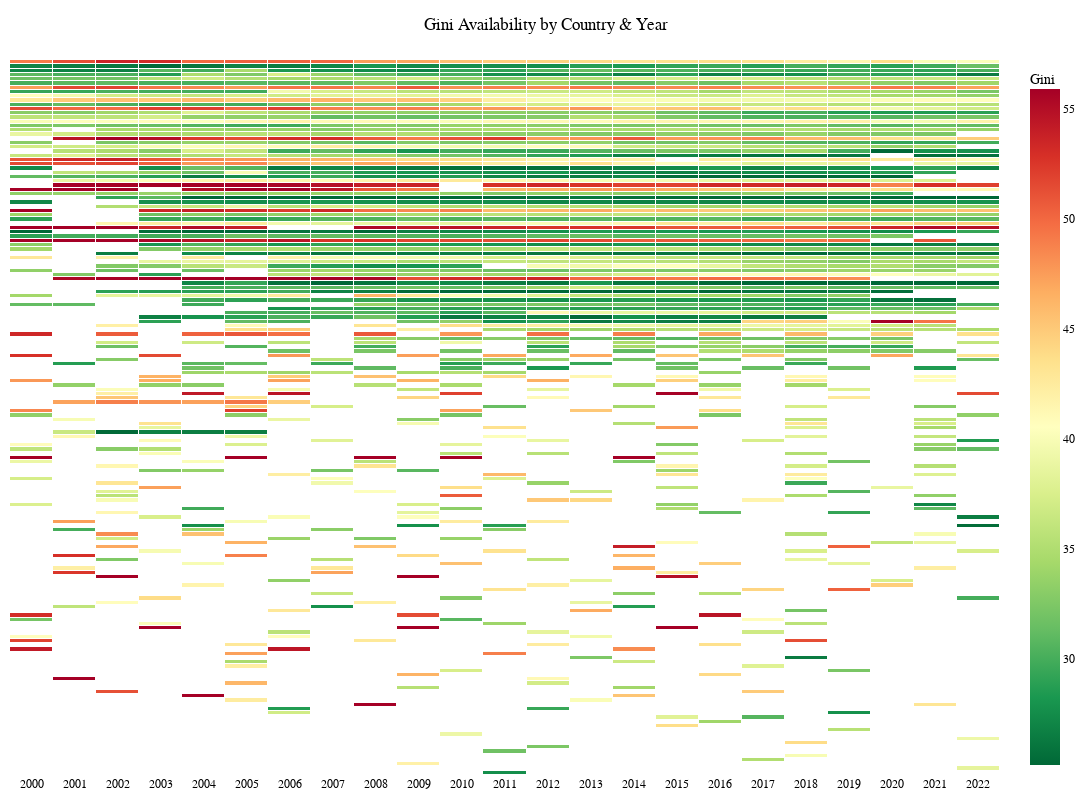

Notebook code cell kept with this figure:
### Code cell
import plotly.graph_objects as go
fig = go.Figure(
    data=go.Heatmap(
        z=mat.values,
        x=mat.columns.astype(str),
        y=mat.index.astype(str),
        colorscale="RdYlGn_r",
        zmin=np.nanpercentile(mat.values, 2),
        zmax=np.nanpercentile(mat.values, 98),
        colorbar=dict(title="Gini"),
        xgap=1, ygap=1,             # ✅ creates tile borders
        hovertemplate="<b>%{y}</b> — %{x}<br>Gini: %{z:.1f}<extra></extra>"
    )
)

fig.update_layout(
    title=dict(text="Gini Availability by Country & Year", x=0.5),
    width=1100, height=800,
    paper_bgcolor="white", plot_bgcolor="white",
    font=dict(family="Arial", size=12, color="black"),
    margin=dict(l=10, r=10, t=60, b=10)
)
fig.update_yaxes(showticklabels=False)

fig.show()

### Figure 1 — Plotly figure (JSON) as saved in the notebook; plotly's stock layout.template omitted (floating-point values rounded to 4 significant figures; data arrays with more than 128 entries replaced by an {"elided": "..."} marker saying what was removed)
{"data": [{"colorbar": {"title": {"text": "Gini"}}, "colorscale": [[0, "rgb(0,104,55)"], [0.1, "rgb(26,152,80)"], [0.2, "rgb(102,189,99)"], [0.3, "rgb(166,217,106)"], [0.4, "rgb(217,239,139)"], [0.5, "rgb(255,255,191)"], [0.6, "rgb(254,224,139)"], [0.7, "rgb(253,174,97)"], [0.8, "rgb(244,109,67)"], [0.9, "rgb(215,48,39)"], [1, "rgb(165,0,38)"]], "hovertemplate": "<b>%{y}</b> — %{x}<br>Gini: %{z:.1f}<extra></extra>", "type": "heatmap", "x": ["2000", "2001", "2002", "2003", "2004", "2005", "2006", "2007", "2008", "2009", "2010", "2011", "2012", "2013", "2014", "2015", "2016", "2017", "2018", "2019", "2020", "2021", "2022"], "xgap": 1, "y": {"elided": "168 str values"}, "ygap": 1, "z": {"elided": "168x23 float values"}, "zmax": 55.89, "zmin": 25.2}], "layout": {"font": {"color": "black", "family": "Arial", "size": 12}, "height": 800, "margin": {"b": 10, "l": 10, "r": 10, "t": 60}, "paper_bgcolor": "white", "plot_bgcolor": "white", "title": {"text": "Gini Availability by Country & Year", "x": 0.5}, "width": 1100, "yaxis": {"showticklabels": false}}}
